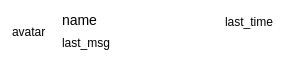
<?xml version="1.0" encoding="UTF-8"?>
<ui version="4.0">
 <class>ChatFriendItem</class>
 <widget class="QDialog" name="ChatFriendItem">
  <property name="geometry">
   <rect>
    <x>0</x>
    <y>0</y>
    <width>289</width>
    <height>65</height>
   </rect>
  </property>
  <property name="windowTitle">
   <string>Dialog</string>
  </property>
  <property name="styleSheet">
   <string notr="true">#ChatFriendItem{
background:#fff;
}</string>
  </property>
  <widget class="QLabel" name="label_avatar">
   <property name="geometry">
    <rect>
     <x>12</x>
     <y>12</y>
     <width>40</width>
     <height>40</height>
    </rect>
   </property>
   <property name="styleSheet">
    <string notr="true"/>
   </property>
   <property name="text">
    <string>avatar</string>
   </property>
  </widget>
  <widget class="QLabel" name="label_name">
   <property name="geometry">
    <rect>
     <x>62</x>
     <y>12</y>
     <width>141</width>
     <height>16</height>
    </rect>
   </property>
   <property name="styleSheet">
    <string notr="true">#label_name{
font-size:14px;color:#000;
}</string>
   </property>
   <property name="text">
    <string>name</string>
   </property>
  </widget>
  <widget class="QWidget" name="bg" native="true">
   <property name="geometry">
    <rect>
     <x>0</x>
     <y>0</y>
     <width>289</width>
     <height>65</height>
    </rect>
   </property>
   <widget class="QLabel" name="last_msg">
    <property name="geometry">
     <rect>
      <x>62</x>
      <y>35</y>
      <width>210</width>
      <height>16</height>
     </rect>
    </property>
    <property name="text">
     <string>last_msg</string>
    </property>
   </widget>
   <widget class="QLabel" name="last_time">
    <property name="geometry">
     <rect>
      <x>172</x>
      <y>12</y>
      <width>101</width>
      <height>20</height>
     </rect>
    </property>
    <property name="text">
     <string>last_time</string>
    </property>
    <property name="alignment">
     <set>Qt::AlignRight|Qt::AlignTrailing|Qt::AlignVCenter</set>
    </property>
   </widget>
  </widget>
 </widget>
 <resources/>
 <connections/>
</ui>
